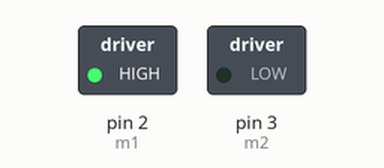
Bench run of a sketch on a simulated Arduino Uno, built with avr-gcc and run on an emulated ATmega328P. Shown: switched loads named in the sketch (green lamp = pin HIGH).

Above: at 1.0 s.
At 5.0 s:
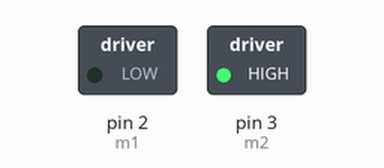
At 7.0 s:
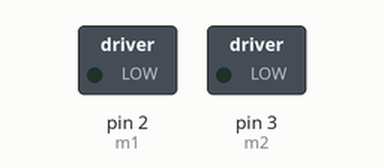
Timing chart, 0 to 10.4 s (numbered marks = the images above):
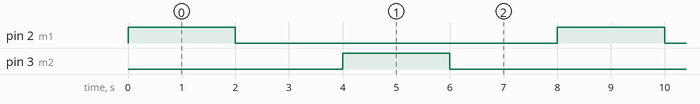

The sketch:

OUT_Mot_2.ino
```cpp
//motor pin 1 is named as m1 and connected to pin 2 in Arduino
#define m1 2
//motor pin 2 is named as m1 and connected to pin 3 in Arduino
#define m2 3
void setup()
{
  pinMode(m1, OUTPUT);   //both motor pins are output pins
  pinMode(m2, OUTPUT);
}
void loop()
{
  //pin_1 HIGH, pin_2 LOW >>> rotat diresction 1
  digitalWrite(m1, HIGH);
  digitalWrite(m2, LOW);
  delay(2000);
  //both pins LOW >>> stop rotation
  digitalWrite(m1, LOW);
  digitalWrite(m2, LOW);
  delay(2000);
  //pin_1 LOW, pin_2 HIGH >>> rotat diresction 2
  digitalWrite(m1, LOW);
  digitalWrite(m2, HIGH);
  delay(2000);
  //both pins LOW >>> stop rotation
  digitalWrite(m1, LOW);
  digitalWrite(m2, LOW);
  delay(2000);
}
```

Measured:
- by itself, pin 2 (m1), pin 3 (m2): alternates HIGH for 2.0 s and LOW for 6.0 s
- by itself, everything shown: repeats every 8.0 s, in 4 steps
